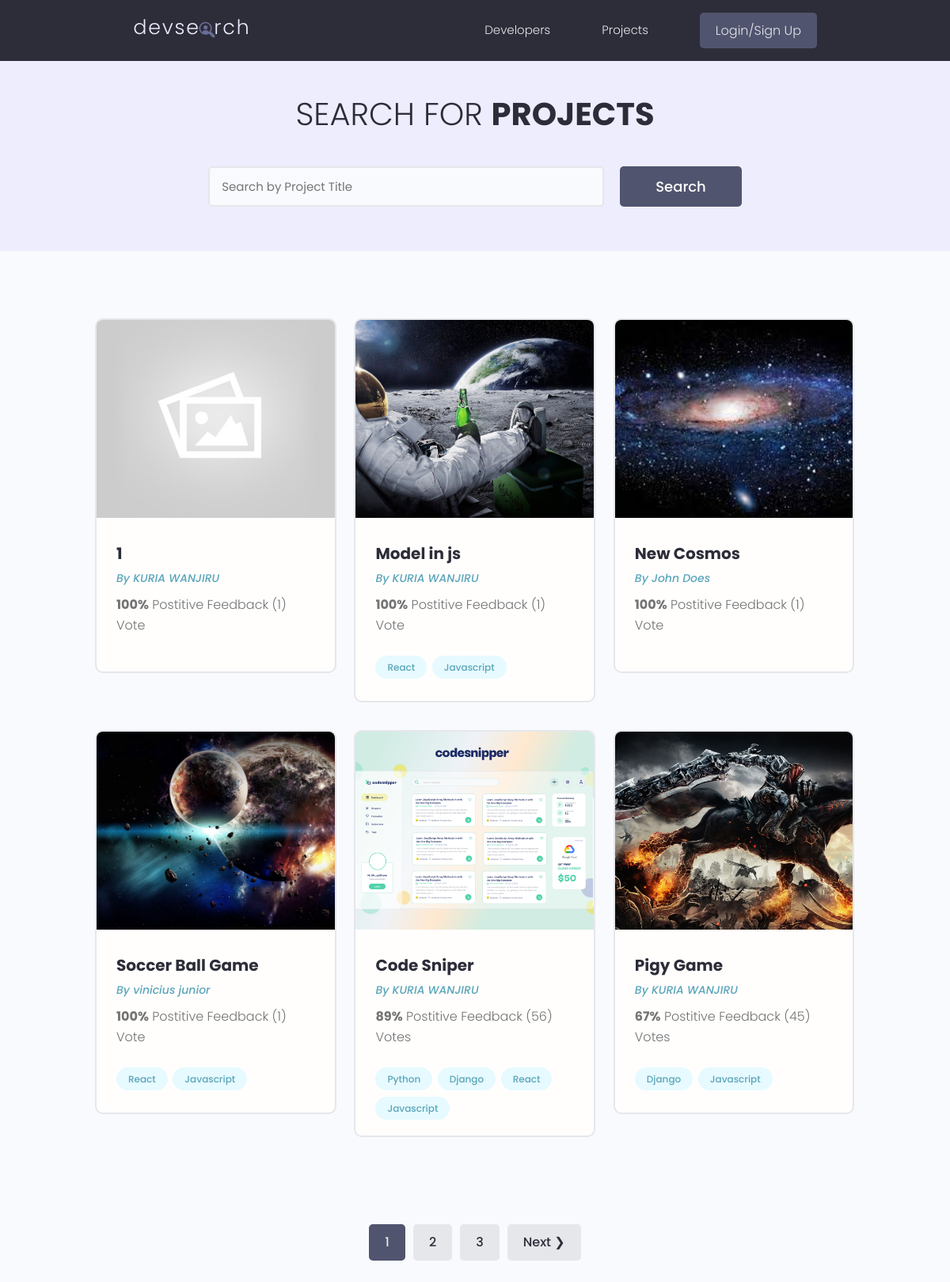
The app's page /projects/, older data.
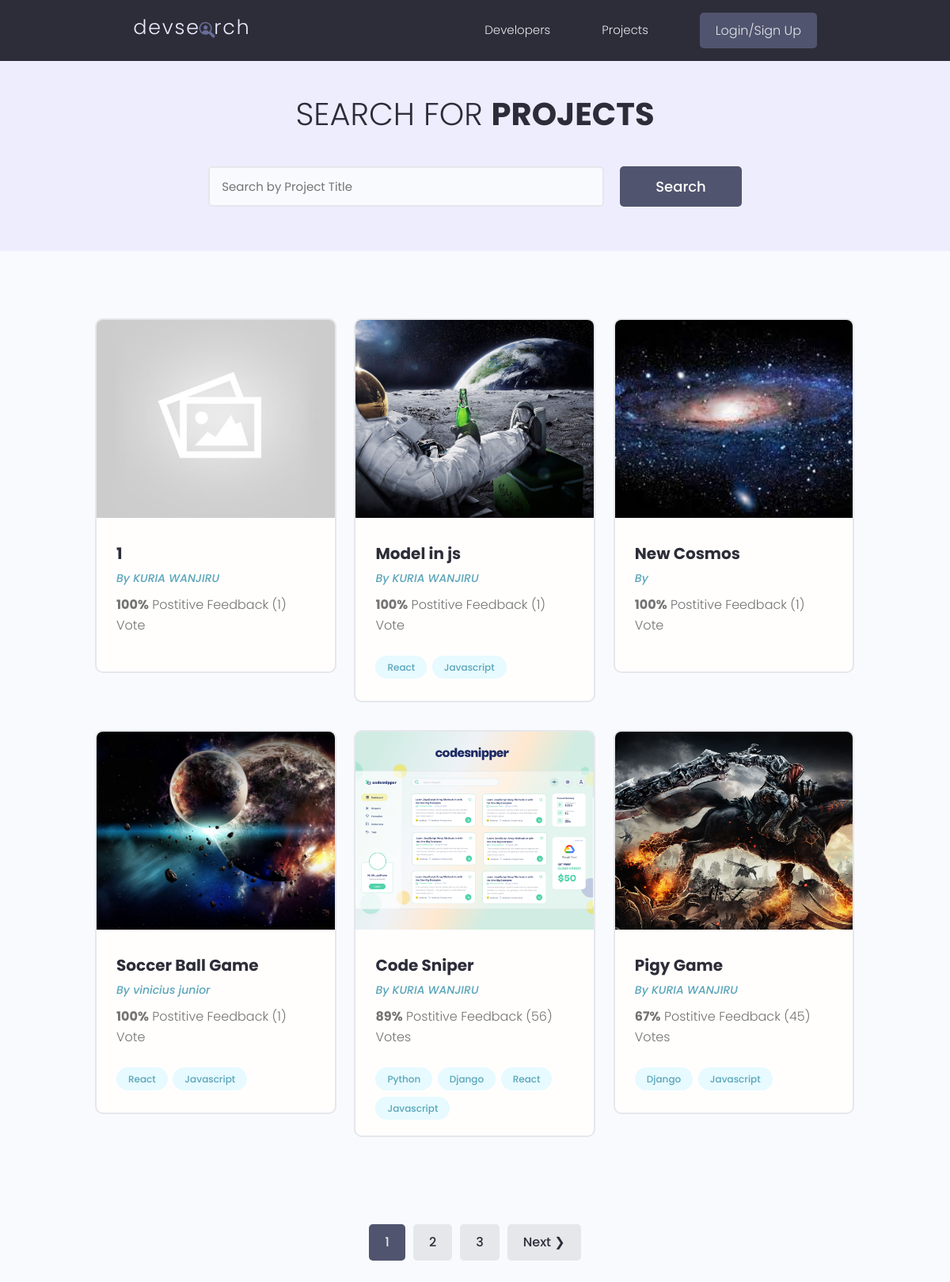
The same page, newer data.
### projects/models.py (models this page shows, shortened)
class Project(models.Model):
    owner = models.ForeignKey(Profile, null=True, blank=True, on_delete=models.SET_NULL)
    title = models.CharField(max_length=200)
    description = models.TextField(null=True, blank=True)
    demo_link = models.CharField(max_length=2000, null=True, blank=True)
    source_link = models.CharField(max_length=200, null=True, blank=True)
    featured_image = models.ImageField(default='default.jpg', null=True, blank=True)
    tags = models.ManyToManyField('Tag', blank=True)
    vote_total =models.IntegerField(default=0, null=True, blank=True)
    vote_ratio =models.IntegerField(default=0, null=True, blank=True)
    created =models.DateTimeField(auto_now_add=True)
    id = models.UUIDField(default=uuid.uuid4, unique=True,editable=False,
                            primary_key=True)
    class Meta:
        ordering=['-vote_ratio', '-vote_total', 'title']

### users/models.py (models this page shows, shortened)
class Profile(models.Model):
    user  = models.OneToOneField(User, on_delete=models.CASCADE, null=True, blank=True)
    name = models.CharField(max_length=200,null=True, blank=True)
    user_name = models.CharField(max_length=200,null=True, blank=True)
    location = models.CharField(max_length=200,null=True, blank=True)
    email = models.EmailField(max_length=500, null=True, blank=True)
    short_intro = models.CharField(max_length=200, null=True, blank=True)
    bio = models.TextField(null=True, blank=True)
    profile_image = models.FileField(null=True, blank=True,
                                    upload_to='profiles/', default="profiles/user-default.png")
    social_github = models.CharField(max_length=200,null=True, blank=True)
    social_facebook = models.CharField(max_length=200,null=True, blank=True)
    social_twitter = models.CharField(max_length=200,null=True, blank=True)
    social_linkedin = models.CharField(max_length=200,null=True, blank=True)
    social_youtube = models.CharField(max_length=200,null=True, blank=True)
    social_website = models.CharField(max_length=200,null=True, blank=True)
    created =models.DateTimeField(auto_now_add=True)
    id = models.UUIDField(default=uuid.uuid4, unique=True,editable=False,
                            primary_key=True)

### projects/views.py (the view)
# urls.py: path('projects/', include('projects.urls')),
def projects(request):
    projects,search_querry = searchProject(request)
    custom_range,projects = paginateProjects(request,projects,6)
    context = { "allproject": projects,"search_querry":search_querry, 'custom_range':custom_range}
    return render(request, 'projects/projects.html', context)

### projects/models.py (called while the page is built)
    def __str__(self):
        return self.name

### projects/utils.py (called while the page is built)
def paginateProjects(request, projects,results):
    page = request.GET.get('page')
    paginator = Paginator(projects,results)
    try:
        projects = paginator.page(page)
    except PageNotAnInteger:
        page = 1
        projects = paginator.page(page)
    except EmptyPage:
        page = paginator.num_pages
        projects = paginator.page(page)
    leftIndex = (int(page)- 4)
    if leftIndex < 1:
        leftIndex = 1
    rightIndex = (int(page)+ 5)
    if rightIndex > paginator.num_pages:
        rightIndex = paginator.num_pages + 1
    custom_range = range(leftIndex, rightIndex)
    return custom_range, projects

### projects/templates/projects/projects.html (shortened to what this page needs)
{% extends 'main.html' %}
{% block content%}
<main class="projects">
    <section class="hero-section text-center">
    <div class="container container--narrow">
        <div class="hero-section__box">
        <h2>Search for <span>Projects</span></h2>
        </div>
        <div class="hero-section__search">
        <form class="form" id="searchForm" action="{% url 'projects' %}" method="get">
            <div class="form__field">
            <input class="input input--text" id="formInput#search" type="text" name="search_querry"
                placeholder="Search by Project Title" value="{{search_querry}}"/>
            </div>
            <input class="btn btn--sub btn--lg" type="submit" value="Search" />
        </form>
        </div>
    </div>
    </section>
    <section class="projectsList">
    <div class="container">
        <div class="grid grid--three">
            {% for project in allproject %}
        <div class="column">
            <div class="card project">
            <a href="{% url 'project' project.id %}" class="project">
                <img class="project__thumbnail" src="{{ project.featured_image.url }}" alt="project thumbnail" />
                <div class="card__body">
                <h3 class="project__title">{{project.title}}</h3>
                <p><a class="project__author" href="{% url 'project' project.id %}">By {{project.owner.name}}</a></p>
                <p class="project--rating">
                    <span style="font-weight: bold;">{{project.vote_ratio}}%</span> Postitive
                    Feedback ({{project.vote_total}}) Vote{{project.vote_total|pluralize:"s"}}
                    </p>
                <div class="project__tags">
                    {% for tag in project.tags.all %}
                    <span class="tag tag--pill tag--main">
                        <small>{{tag}}</small>
                    </span>
                    {% endfor %}
                </div>
                </div>
            </a>
            </div>
        </div>
        {% endfor %}
        </div>
    </div>
    </section>
{% include 'pagination.html' with queryset=allproject custom_range=custom_range %}
</main>
{% endblock content %}

Row changes from the older to the newer data that the page shows:
changed Project "New Cosmos": owner.name "John Does" → (not shown)
